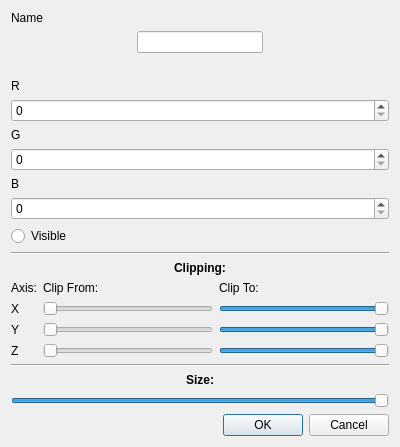
<?xml version="1.0" encoding="UTF-8"?>
<ui version="4.0">
 <class>OptionDialog</class>
 <widget class="QDialog" name="OptionDialog">
  <property name="geometry">
   <rect>
    <x>0</x>
    <y>0</y>
    <width>400</width>
    <height>381</height>
   </rect>
  </property>
  <property name="windowTitle">
   <string>Dialog</string>
  </property>
  <layout class="QVBoxLayout" name="verticalLayout_2">
   <item>
    <widget class="QLabel" name="label_4">
     <property name="text">
      <string>Name</string>
     </property>
    </widget>
   </item>
   <item>
    <layout class="QHBoxLayout" name="horizontalLayout">
     <item>
      <spacer name="horizontalSpacer_3">
       <property name="orientation">
        <enum>Qt::Orientation::Horizontal</enum>
       </property>
       <property name="sizeHint" stdset="0">
        <size>
         <width>40</width>
         <height>20</height>
        </size>
       </property>
      </spacer>
     </item>
     <item>
      <widget class="QLineEdit" name="lineEdit"/>
     </item>
     <item>
      <spacer name="horizontalSpacer_4">
       <property name="orientation">
        <enum>Qt::Orientation::Horizontal</enum>
       </property>
       <property name="sizeHint" stdset="0">
        <size>
         <width>40</width>
         <height>20</height>
        </size>
       </property>
      </spacer>
     </item>
    </layout>
   </item>
   <item>
    <spacer name="horizontalSpacer_2">
     <property name="orientation">
      <enum>Qt::Orientation::Horizontal</enum>
     </property>
     <property name="sizeHint" stdset="0">
      <size>
       <width>385</width>
       <height>20</height>
      </size>
     </property>
    </spacer>
   </item>
   <item>
    <layout class="QVBoxLayout" name="verticalLayout">
     <item>
      <widget class="QLabel" name="label">
       <property name="text">
        <string>R</string>
       </property>
      </widget>
     </item>
     <item>
      <widget class="QSpinBox" name="spinBox"/>
     </item>
     <item>
      <widget class="QLabel" name="label_2">
       <property name="text">
        <string>G</string>
       </property>
      </widget>
     </item>
     <item>
      <widget class="QSpinBox" name="spinBox_2"/>
     </item>
     <item>
      <widget class="QLabel" name="label_3">
       <property name="text">
        <string>B</string>
       </property>
      </widget>
     </item>
     <item>
      <widget class="QSpinBox" name="spinBox_3"/>
     </item>
     <item>
      <widget class="QRadioButton" name="radioButton">
       <property name="text">
        <string>Visible</string>
       </property>
      </widget>
     </item>
    </layout>
   </item>
   <item>
    <widget class="Line" name="line">
     <property name="orientation">
      <enum>Qt::Orientation::Horizontal</enum>
     </property>
    </widget>
   </item>
   <item>
    <widget class="QLabel" name="label_9">
     <property name="sizePolicy">
      <sizepolicy hsizetype="Minimum" vsizetype="Preferred">
       <horstretch>0</horstretch>
       <verstretch>0</verstretch>
      </sizepolicy>
     </property>
     <property name="font">
      <font>
       <bold>true</bold>
      </font>
     </property>
     <property name="text">
      <string>Clipping:</string>
     </property>
     <property name="alignment">
      <set>Qt::AlignmentFlag::AlignCenter</set>
     </property>
    </widget>
   </item>
   <item>
    <layout class="QGridLayout" name="gridLayout">
     <item row="0" column="1">
      <widget class="QLabel" name="label_7">
       <property name="text">
        <string>Clip From:</string>
       </property>
      </widget>
     </item>
     <item row="0" column="0">
      <widget class="QLabel" name="label_6">
       <property name="text">
        <string>Axis:</string>
       </property>
      </widget>
     </item>
     <item row="1" column="1">
      <widget class="QSlider" name="xMinBox">
       <property name="maximum">
        <number>100</number>
       </property>
       <property name="orientation">
        <enum>Qt::Orientation::Horizontal</enum>
       </property>
      </widget>
     </item>
     <item row="1" column="2">
      <widget class="QSlider" name="xMaxBox">
       <property name="maximum">
        <number>100</number>
       </property>
       <property name="sliderPosition">
        <number>100</number>
       </property>
       <property name="orientation">
        <enum>Qt::Orientation::Horizontal</enum>
       </property>
      </widget>
     </item>
     <item row="1" column="0">
      <widget class="QLabel" name="label_5">
       <property name="sizePolicy">
        <sizepolicy hsizetype="Fixed" vsizetype="Preferred">
         <horstretch>0</horstretch>
         <verstretch>0</verstretch>
        </sizepolicy>
       </property>
       <property name="text">
        <string>X</string>
       </property>
      </widget>
     </item>
     <item row="2" column="1">
      <widget class="QSlider" name="yMinBox">
       <property name="maximum">
        <number>100</number>
       </property>
       <property name="orientation">
        <enum>Qt::Orientation::Horizontal</enum>
       </property>
      </widget>
     </item>
     <item row="0" column="2">
      <widget class="QLabel" name="label_8">
       <property name="text">
        <string>Clip To:</string>
       </property>
      </widget>
     </item>
     <item row="3" column="1">
      <widget class="QSlider" name="zMinBox">
       <property name="maximum">
        <number>100</number>
       </property>
       <property name="orientation">
        <enum>Qt::Orientation::Horizontal</enum>
       </property>
      </widget>
     </item>
     <item row="2" column="2">
      <widget class="QSlider" name="yMaxBox">
       <property name="maximum">
        <number>100</number>
       </property>
       <property name="sliderPosition">
        <number>100</number>
       </property>
       <property name="orientation">
        <enum>Qt::Orientation::Horizontal</enum>
       </property>
      </widget>
     </item>
     <item row="3" column="2">
      <widget class="QSlider" name="zMaxBox">
       <property name="maximum">
        <number>100</number>
       </property>
       <property name="sliderPosition">
        <number>100</number>
       </property>
       <property name="orientation">
        <enum>Qt::Orientation::Horizontal</enum>
       </property>
      </widget>
     </item>
     <item row="2" column="0">
      <widget class="QLabel" name="label_10">
       <property name="text">
        <string>Y</string>
       </property>
      </widget>
     </item>
     <item row="3" column="0">
      <widget class="QLabel" name="label_11">
       <property name="text">
        <string>Z</string>
       </property>
      </widget>
     </item>
    </layout>
   </item>
   <item>
    <widget class="Line" name="line_2">
     <property name="orientation">
      <enum>Qt::Orientation::Horizontal</enum>
     </property>
    </widget>
   </item>
   <item>
    <widget class="QLabel" name="label_12">
     <property name="font">
      <font>
       <bold>true</bold>
      </font>
     </property>
     <property name="text">
      <string>Size:</string>
     </property>
     <property name="alignment">
      <set>Qt::AlignmentFlag::AlignCenter</set>
     </property>
    </widget>
   </item>
   <item>
    <widget class="QSlider" name="sizeSlider">
     <property name="maximum">
      <number>100</number>
     </property>
     <property name="singleStep">
      <number>1</number>
     </property>
     <property name="value">
      <number>100</number>
     </property>
     <property name="sliderPosition">
      <number>100</number>
     </property>
     <property name="orientation">
      <enum>Qt::Orientation::Horizontal</enum>
     </property>
     <property name="invertedAppearance">
      <bool>false</bool>
     </property>
     <property name="invertedControls">
      <bool>false</bool>
     </property>
    </widget>
   </item>
   <item>
    <widget class="QDialogButtonBox" name="buttonBox">
     <property name="orientation">
      <enum>Qt::Orientation::Horizontal</enum>
     </property>
     <property name="standardButtons">
      <set>QDialogButtonBox::StandardButton::Cancel|QDialogButtonBox::StandardButton::Ok</set>
     </property>
    </widget>
   </item>
  </layout>
 </widget>
 <resources/>
 <connections>
  <connection>
   <sender>buttonBox</sender>
   <signal>accepted()</signal>
   <receiver>OptionDialog</receiver>
   <slot>accept()</slot>
   <hints>
    <hint type="sourcelabel">
     <x>248</x>
     <y>254</y>
    </hint>
    <hint type="destinationlabel">
     <x>157</x>
     <y>274</y>
    </hint>
   </hints>
  </connection>
  <connection>
   <sender>buttonBox</sender>
   <signal>rejected()</signal>
   <receiver>OptionDialog</receiver>
   <slot>reject()</slot>
   <hints>
    <hint type="sourcelabel">
     <x>316</x>
     <y>260</y>
    </hint>
    <hint type="destinationlabel">
     <x>286</x>
     <y>274</y>
    </hint>
   </hints>
  </connection>
 </connections>
</ui>
